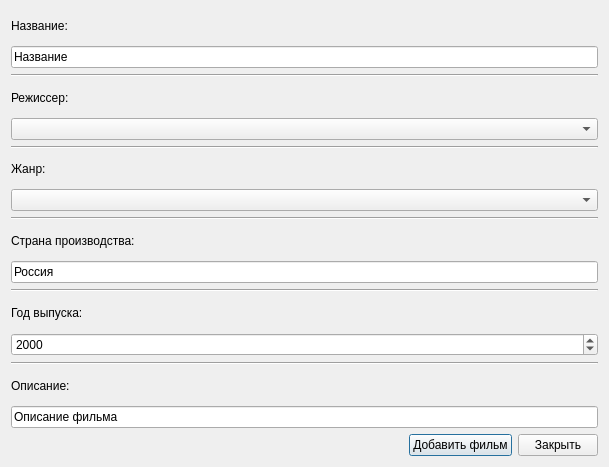
<?xml version="1.0" encoding="UTF-8"?>
<ui version="4.0">
 <class>Add</class>
 <widget class="QDialog" name="Add">
  <property name="geometry">
   <rect>
    <x>0</x>
    <y>0</y>
    <width>609</width>
    <height>467</height>
   </rect>
  </property>
  <property name="windowTitle">
   <string>Добавление фильма</string>
  </property>
  <layout class="QVBoxLayout" name="verticalLayout_2">
   <item>
    <layout class="QVBoxLayout" name="verticalLayout">
     <item>
      <widget class="QLabel" name="label">
       <property name="text">
        <string>Название:</string>
       </property>
      </widget>
     </item>
     <item>
      <widget class="QLineEdit" name="name">
       <property name="text">
        <string>Название</string>
       </property>
       <property name="clearButtonEnabled">
        <bool>false</bool>
       </property>
      </widget>
     </item>
     <item>
      <widget class="Line" name="line_4">
       <property name="orientation">
        <enum>Qt::Horizontal</enum>
       </property>
      </widget>
     </item>
     <item>
      <widget class="QLabel" name="name_2">
       <property name="text">
        <string>Режиссер:</string>
       </property>
      </widget>
     </item>
     <item>
      <widget class="QComboBox" name="producer"/>
     </item>
     <item>
      <widget class="Line" name="line_3">
       <property name="orientation">
        <enum>Qt::Horizontal</enum>
       </property>
      </widget>
     </item>
     <item>
      <widget class="QLabel" name="name_3">
       <property name="text">
        <string>Жанр:</string>
       </property>
      </widget>
     </item>
     <item>
      <widget class="QComboBox" name="genre"/>
     </item>
     <item>
      <widget class="Line" name="line_2">
       <property name="orientation">
        <enum>Qt::Horizontal</enum>
       </property>
      </widget>
     </item>
     <item>
      <widget class="QLabel" name="label_2">
       <property name="text">
        <string>Страна производства:</string>
       </property>
      </widget>
     </item>
     <item>
      <widget class="QLineEdit" name="country">
       <property name="text">
        <string>Россия</string>
       </property>
      </widget>
     </item>
     <item>
      <widget class="Line" name="line_5">
       <property name="orientation">
        <enum>Qt::Horizontal</enum>
       </property>
      </widget>
     </item>
     <item>
      <widget class="QLabel" name="name_4">
       <property name="text">
        <string>Год выпуска:</string>
       </property>
      </widget>
     </item>
     <item>
      <widget class="QSpinBox" name="year">
       <property name="minimum">
        <number>1900</number>
       </property>
       <property name="maximum">
        <number>3000</number>
       </property>
       <property name="value">
        <number>2000</number>
       </property>
      </widget>
     </item>
     <item>
      <widget class="Line" name="line">
       <property name="orientation">
        <enum>Qt::Horizontal</enum>
       </property>
      </widget>
     </item>
     <item>
      <widget class="QLabel" name="name_5">
       <property name="text">
        <string>Описание:</string>
       </property>
      </widget>
     </item>
     <item>
      <widget class="QLineEdit" name="description">
       <property name="text">
        <string>Описание фильма</string>
       </property>
      </widget>
     </item>
    </layout>
   </item>
   <item>
    <layout class="QHBoxLayout" name="horizontalLayout">
     <property name="sizeConstraint">
      <enum>QLayout::SetMinimumSize</enum>
     </property>
     <item>
      <spacer name="horizontalSpacer">
       <property name="orientation">
        <enum>Qt::Horizontal</enum>
       </property>
       <property name="sizeHint" stdset="0">
        <size>
         <width>40</width>
         <height>20</height>
        </size>
       </property>
      </spacer>
     </item>
     <item>
      <widget class="QPushButton" name="pushButton">
       <property name="text">
        <string>Добавить фильм</string>
       </property>
      </widget>
     </item>
     <item>
      <widget class="QPushButton" name="pushButton_2">
       <property name="text">
        <string>Закрыть</string>
       </property>
      </widget>
     </item>
    </layout>
   </item>
  </layout>
 </widget>
 <resources/>
 <connections/>
</ui>
